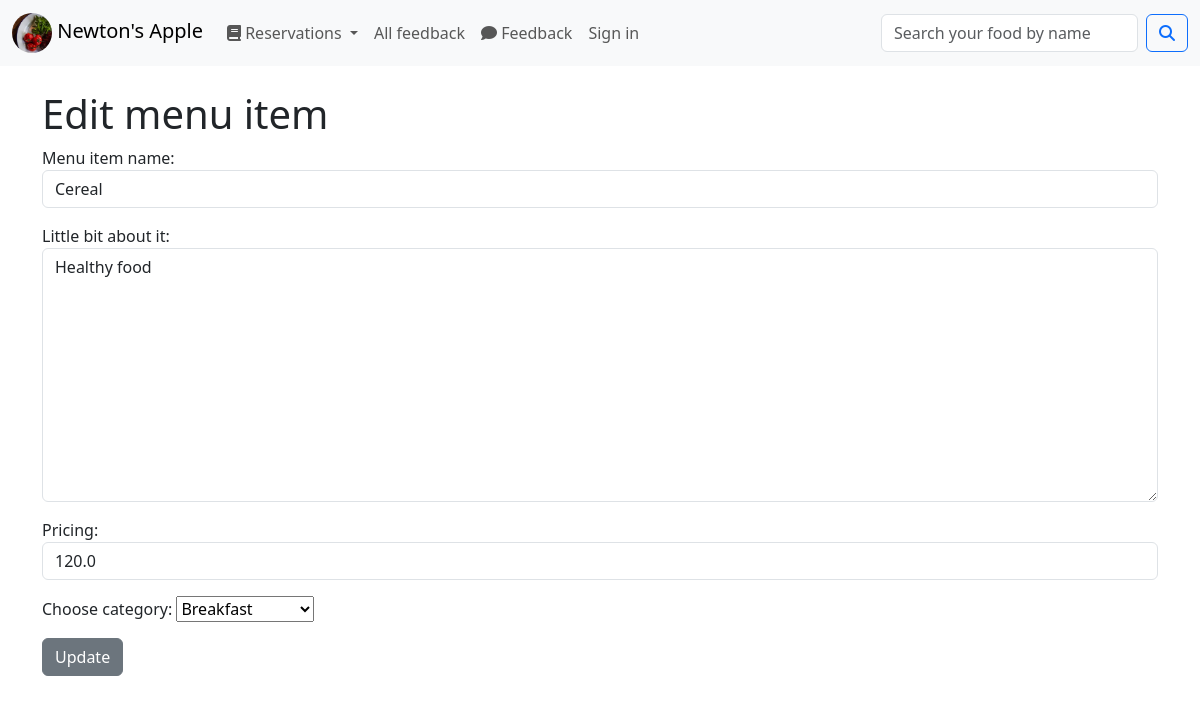
The app's page /restroapp/editmenuitems/1/ with its own data.
### userauth/models.py (models this page shows, shortened)
class MenuItem(models.Model):
    menu_id = models.AutoField(primary_key=True)
    name = models.CharField(max_length=50)
    desc = models.TextField()
    price = models.FloatField()
    menu_cat = models.ForeignKey(CuisineCategory, on_delete = models.CASCADE, default = 1)

### userauth/views.py (the view)
def updatemenuitem(request, mid):
    try:
        selected_menu = MenuItem.objects.get(menu_id=mid)
        myform = forms.MenuItemForm(request.POST or None, instance = selected_menu)  # instance : Populate the form with the selected object details
        if myform.is_valid():
            myform.save()
            messages.info(request, 'Menu item updated successfully ')
            return redirect('/restroapp/showmenu')
        return render(request, 'menuitem/editmenu.html', {'mform': myform})
    except Exception as e:
        messages.warning(request,'Menu item not found')
        return redirect('show-menu')

### userauth/forms.py
class MenuItemForm(ModelForm):
    class Meta:
        model = MenuItem
        fields = "__all__"
        labels = {
            'name' : 'Menu item name',
            'desc' : 'Little bit about it',
            'price' : 'Pricing',
            'menu_cat' : 'Choose category'
        }
        widgets = {
            'name' : forms.TextInput(attrs={'class': 'form-control'}),
            'desc' : forms.Textarea(attrs={'class': 'form-control'}),
            'price' : forms.NumberInput(attrs={'class': 'form-control'}),
            'menu_cat' : forms.Select()
        }

### userauth/models.py (called while the page is built)
    def __str__(self):
        return self.csn_cat_name

### userauth/templates/menuitem/editmenu.html (shortened to what this page needs)
{% extends "base.html" %}
{% block body%}
<div class="container py-4">
  <h1>Edit menu item</h1>
  <form action="" method="POST" enctype="multipart/form-data">
    {{ mform.as_p }}
    <button type="submit" class="btn btn-secondary">Update</button>
  </form>
</div>
{% endblock body%}

### records on screen
MenuItem: name "Cereal", desc "Healthy food", price "120.0", menu_cat "Breakfast"
